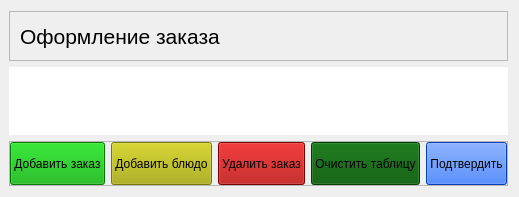
                     <widget class="QWidget" name="home">
                      <property name="styleSheet">
                       <string notr="true"/>
                      </property>
                      <layout class="QVBoxLayout" name="verticalLayout_4">
                       <property name="leftMargin">
                        <number>9</number>
                       </property>
                       <item>
                        <widget class="QFrame" name="titleFrame">
                         <property name="sizePolicy">
                          <sizepolicy hsizetype="Preferred" vsizetype="Preferred">
                           <horstretch>0</horstretch>
                           <verstretch>0</verstretch>
                          </sizepolicy>
                         </property>
                         <property name="minimumSize">
                          <size>
                           <width>0</width>
                           <height>50</height>
                          </size>
                         </property>
                         <property name="styleSheet">
                          <string notr="true"/>
                         </property>
                         <property name="frameShape">
                          <enum>QFrame::StyledPanel</enum>
                         </property>
                         <property name="frameShadow">
                          <enum>QFrame::Raised</enum>
                         </property>
                         <layout class="QHBoxLayout" name="horizontalLayout_9">
                          <property name="leftMargin">
                           <number>10</number>
                          </property>
                          <property name="topMargin">
                           <number>10</number>
                          </property>
                          <property name="rightMargin">
                           <number>10</number>
                          </property>
                          <property name="bottomMargin">
                           <number>10</number>
                          </property>
                          <item>
                           <widget class="QLabel" name="label_2">
                            <property name="font">
                             <font>
                              <family>Segoe UI</family>
                              <pointsize>16</pointsize>
                              <italic>false</italic>
                              <bold>false</bold>
                             </font>
                            </property>
                            <property name="styleSheet">
                             <string notr="true">font: 16pt &quot;Segoe UI&quot;;</string>
                            </property>
                            <property name="text">
                             <string>Оформление заказа</string>
                            </property>
                            <property name="alignment">
                             <set>Qt::AlignLeading|Qt::AlignLeft|Qt::AlignVCenter</set>
                            </property>
                           </widget>
                          </item>
                          <item>
                           <widget class="QLabel" name="time_label">
                            <property name="styleSheet">
                             <string notr="true">font: 16pt &quot;Segoe UI&quot;;</string>
                            </property>
                            <property name="text">
                             <string/>
                            </property>
                            <property name="alignment">
                             <set>Qt::AlignRight|Qt::AlignTrailing|Qt::AlignVCenter</set>
                            </property>
                           </widget>
                          </item>
                         </layout>
                        </widget>
                       </item>
                       <item>
                        <widget class="QTableWidget" name="tableWidget_2">
                         <property name="sizePolicy">
                          <sizepolicy hsizetype="Preferred" vsizetype="Preferred">
                           <horstretch>0</horstretch>
                           <verstretch>100</verstretch>
                          </sizepolicy>
                         </property>
                         <property name="minimumSize">
                          <size>
                           <width>0</width>
                           <height>0</height>
                          </size>
                         </property>
                         <property name="tabletTracking">
                          <bool>false</bool>
                         </property>
                         <property name="layoutDirection">
                          <enum>Qt::LeftToRight</enum>
                         </property>
                         <property name="frameShape">
                          <enum>QFrame::NoFrame</enum>
                         </property>
                         <property name="frameShadow">
                          <enum>QFrame::Sunken</enum>
                         </property>
                         <property name="sizeAdjustPolicy">
                          <enum>QAbstractScrollArea::AdjustToContentsOnFirstShow</enum>
                         </property>
                         <property name="alternatingRowColors">
                          <bool>false</bool>
                         </property>
                         <property name="selectionMode">
                          <enum>QAbstractItemView::ExtendedSelection</enum>
                         </property>
                         <property name="gridStyle">
                          <enum>Qt::SolidLine</enum>
                         </property>
                         <property name="rowCount">
                          <number>0</number>
                         </property>
                         <attribute name="horizontalHeaderVisible">
                          <bool>false</bool>
                         </attribute>
                         <attribute name="horizontalHeaderCascadingSectionResizes">
                          <bool>true</bool>
                         </attribute>
                         <attribute name="horizontalHeaderDefaultSectionSize">
                          <number>150</number>
                         </attribute>
                         <attribute name="horizontalHeaderHighlightSections">
                          <bool>true</bool>
                         </attribute>
                         <attribute name="horizontalHeaderShowSortIndicator" stdset="0">
                          <bool>false</bool>
                         </attribute>
                         <attribute name="horizontalHeaderStretchLastSection">
                          <bool>false</bool>
                         </attribute>
                         <attribute name="verticalHeaderVisible">
                          <bool>true</bool>
                         </attribute>
                         <attribute name="verticalHeaderCascadingSectionResizes">
                          <bool>false</bool>
                         </attribute>
                         <attribute name="verticalHeaderHighlightSections">
                          <bool>false</bool>
                         </attribute>
                         <attribute name="verticalHeaderStretchLastSection">
                          <bool>false</bool>
                         </attribute>
                         <column>
                          <property name="text">
                           <string>Заказ</string>
                          </property>
                         </column>
                         <column>
                          <property name="text">
                           <string>Название</string>
                          </property>
                         </column>
                        </widget>
                       </item>
                       <item>
                        <widget class="QFrame" name="frame_2">
                         <property name="minimumSize">
                          <size>
                           <width>0</width>
                           <height>45</height>
                          </size>
                         </property>
                         <property name="frameShape">
                          <enum>QFrame::StyledPanel</enum>
                         </property>
                         <property name="frameShadow">
                          <enum>QFrame::Raised</enum>
                         </property>
                         <layout class="QHBoxLayout" name="horizontalLayout_6">
                          <property name="spacing">
                           <number>6</number>
                          </property>
                          <property name="leftMargin">
                           <number>0</number>
                          </property>
                          <property name="topMargin">
                           <number>0</number>
                          </property>
                          <property name="rightMargin">
                           <number>0</number>
                          </property>
                          <property name="bottomMargin">
                           <number>0</number>
                          </property>
                          <item>
                           <widget class="QPushButton" name="pushButton">
                            <property name="sizePolicy">
                             <sizepolicy hsizetype="Minimum" vsizetype="Minimum">
                              <horstretch>0</horstretch>
                              <verstretch>0</verstretch>
                             </sizepolicy>
                            </property>
                            <property name="styleSheet">
                             <string notr="true">background-color: rgb(0, 170, 0);</string>
                            </property>
                            <property name="text">
                             <string>Добавить заказ</string>
                            </property>
                           </widget>
                          </item>
                          <item>
                           <widget class="QPushButton" name="pushButton_4">
                            <property name="sizePolicy">
                             <sizepolicy hsizetype="Minimum" vsizetype="Minimum">
                              <horstretch>0</horstretch>
                              <verstretch>0</verstretch>
                             </sizepolicy>
                            </property>
                            <property name="styleSheet">
                             <string notr="true">background-color: rgb(170, 170, 0);</string>
                            </property>
                            <property name="text">
                             <string>Добавить блюдо</string>
                            </property>
                           </widget>
                          </item>
                          <item>
                           <widget class="QPushButton" name="pushButton_5">
                            <property name="sizePolicy">
                             <sizepolicy hsizetype="Minimum" vsizetype="Minimum">
                              <horstretch>0</horstretch>
                              <verstretch>0</verstretch>
                             </sizepolicy>
                            </property>
                            <property name="styleSheet">
                             <string notr="true">background-color: rgb(170, 0, 0);</string>
                            </property>
                            <property name="text">
                             <string>Удалить заказ</string>
                            </property>
                           </widget>
                          </item>
                          <item>
                           <widget class="QPushButton" name="pushButton_6">
                            <property name="sizePolicy">
                             <sizepolicy hsizetype="Minimum" vsizetype="Minimum">
                              <horstretch>0</horstretch>
                              <verstretch>0</verstretch>
                             </sizepolicy>
                            </property>
                            <property name="styleSheet">
                             <string notr="true">background-color: rgb(0, 85, 0);</string>
                            </property>
                            <property name="text">
                             <string>Очистить таблицу</string>
                            </property>
                           </widget>
                          </item>
                          <item>
                           <widget class="QPushButton" name="pushButton_7">
                            <property name="sizePolicy">
                             <sizepolicy hsizetype="Minimum" vsizetype="Minimum">
                              <horstretch>0</horstretch>
                              <verstretch>0</verstretch>
                             </sizepolicy>
                            </property>
                            <property name="styleSheet">
                             <string notr="true">background-color: rgb(0, 85, 255);</string>
                            </property>
                            <property name="text">
                             <string>Подтвердить</string>
                            </property>
                           </widget>
                          </item>
                         </layout>
                        </widget>
                       </item>
                      </layout>
                     </widget>
